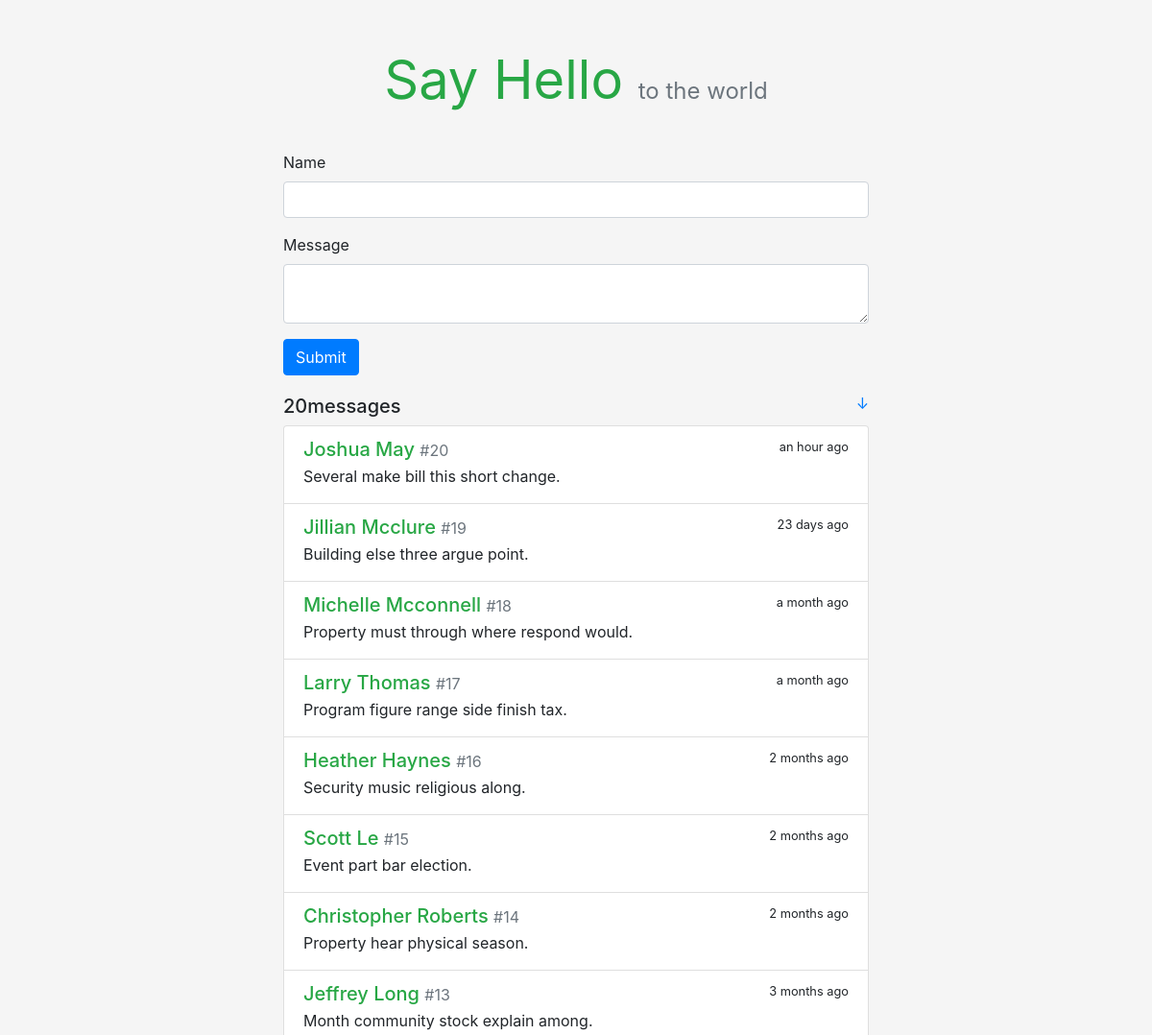
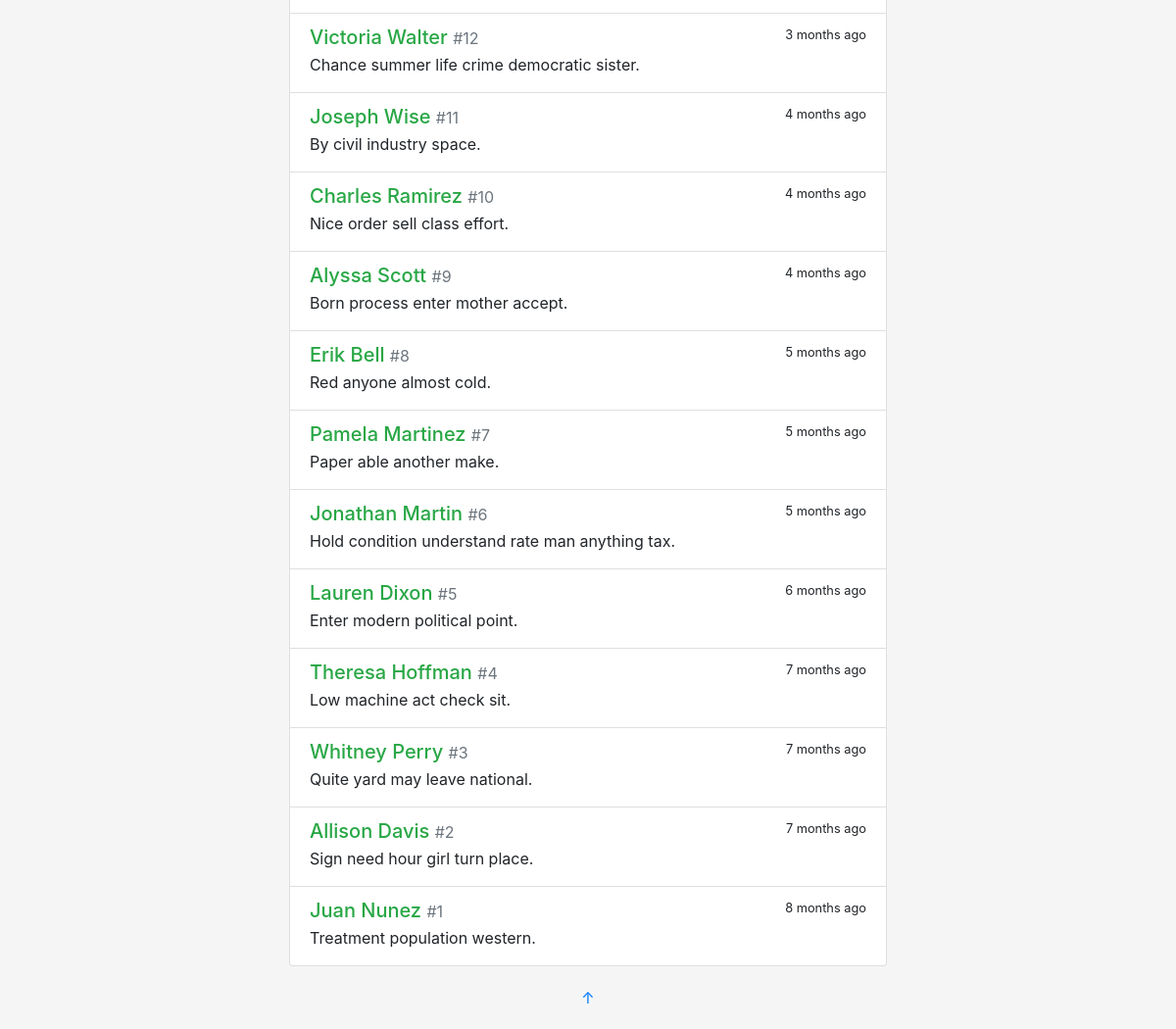
The page / on the database its author committed (2 pictures, top to bottom).
### sayhello/models.py (models this page shows)
class Message(db.Model):
    id = db.Column(db.Integer, primary_key=True)
    body = db.Column(db.String(200))
    name = db.Column(db.String(20))
    timestamp = db.Column(db.DateTime, default=datetime.utcnow, index=True)

### sayhello/views.py (the view, shortened to what this page needs)
@app.route('/', methods=['GET', 'POST'])
def index():
    messages = Message.query.order_by(Message.timestamp.desc()).all()
    form = Helloform()
    return render_template('index.html', form=form, messages=messages)

### sayhello/forms.py
class Helloform(FlaskForm):
    name = StringField('Name', validators=[DataRequired(), Length(1, 20)])
    body = TextAreaField('Message', validators=[DataRequired(), Length(1, 200)])
    submit = SubmitField()

### sayhello/templates/index.html
{% extends 'base.html' %}
{% from 'bootstrap/form.html' import render_form %}
{% block content %}
    <div class="hello-form">
        {{ render_form(form, action=request.full_path) }}
    </div>
    <h5>{{ messages|length }}messages<small class="float-right">
        <a href="#bottom" title="Go Bottom">&darr;</a>
    </small> </h5>
    <div class="list-group">
        {% for message in messages %}
            <a class="list-group-item list-group-item-action flex-column">
                <div class="d-flex w-100 justify-content-between">
                    <h5 class="mb-1 text-success">{{ message.name }}
                        <small class="text-muted">#{{ loop.revindex }}</small>
                    </h5>
                    <small data-toggle="tooltip" data-placement="top"
                           data-timestamp="{{ message.timestamp.strftime('%Y-%m-%dT%H:%M:%SZ') }}"
                           data-delay="500">
                        {{ moment(message.timestamp).fromNow(refresh=True) }}
                    </small>
                </div>
                <p class="mb-1">{{ message.body }}</p>
            </a>
        {% endfor %}
    </div>
{% endblock %}

### sayhello/templates/base.html (shortened to what this page needs)
<!DOCTYPE html>
<html lang="en">
<head>
    <link rel="stylesheet" href="{{ url_for('static', filename='css/bootstrap.min.css') }}"
        type="text/css">
    <link rel="stylesheet" href="{{ url_for('static', filename='css/style.css') }}"
        type="text/css">
</head>
<body>
    <main class="container">
        <header>
            <h1 class="text-center display-4">
                <a href="{{ url_for('index') }}" class="text-success">
                    <strong>Say Hello</strong>
                </a>
                <small style="font-size: 24px" class="text-muted">to the world</small>
            </h1>
        </header>
        {% block content %}{% endblock %}
        <footer class="text-center">
            {% block footer %}
            <p><a id="bottom" href="#" title="Go Top">&uarr;</a> </p>
            {% endblock %}
        </footer>
    </main>
</body>
</html>

### sayhello/static/css/style.css (style rules this page uses)
body { background-color: rgb(245, 245, 245) !important; }
p { overflow-wrap: break-word; word-wrap: break-word; }
.container { max-width: 640px !important; }
.hello-form { margin-bottom: 20px; }
header { margin: 50px 0 40px 0; }
header h1 { font-size: 60px; font-weight: bold; }
header a { text-decoration: none !important; }
footer { margin: 20px; }

### rows shown on the page
Message: name "Joshua May", timestamp "an hour ago", body "Several make bill this short change."
Message: name "Jillian Mcclure", timestamp "23 days ago", body "Building else three argue point."
Message: name "Michelle Mcconnell", timestamp "a month ago", body "Property must through where respond would."
Message: name "Larry Thomas", timestamp "a month ago", body "Program figure range side finish tax."
Message: name "Heather Haynes", timestamp "2 months ago", body "Security music religious along."
Message: name "Scott Le", timestamp "2 months ago", body "Event part bar election."
Message: name "Christopher Roberts", timestamp "2 months ago", body "Property hear physical season."
Message: name "Jeffrey Long", timestamp "3 months ago", body "Month community stock explain among."
Message: name "Victoria Walter", timestamp "3 months ago", body "Chance summer life crime democratic sister."
Message: name "Joseph Wise", timestamp "4 months ago", body "By civil industry space."
Message: name "Charles Ramirez", timestamp "4 months ago", body "Nice order sell class effort."
Message: name "Alyssa Scott", timestamp "4 months ago", body "Born process enter mother accept."
Message: name "Erik Bell", timestamp "5 months ago", body "Red anyone almost cold."
Message: name "Pamela Martinez", timestamp "5 months ago", body "Paper able another make."
Message: name "Jonathan Martin", timestamp "5 months ago", body "Hold condition understand rate man anything tax."
Message: name "Lauren Dixon", timestamp "6 months ago", body "Enter modern political point."
Message: name "Theresa Hoffman", timestamp "7 months ago", body "Low machine act check sit."
Message: name "Whitney Perry", timestamp "7 months ago", body "Quite yard may leave national."
Message: name "Allison Davis", timestamp "7 months ago", body "Sign need hour girl turn place."
Message: name "Juan Nunez", timestamp "8 months ago", body "Treatment population western."

### other values the page prints
{{ messages|length }} "20"
